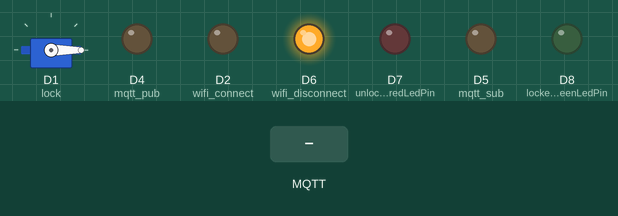
A sketch run on a simulated ESP8266 (NodeMCU). Shown: servo, output pins drawn as LEDs (lit = HIGH). Inputs (shaded band) come from the test bench. WiFi joins after 1.5 s; servers stay silent unless stated; a WiFi scan finds three made-up networks; random numbers use the default seed unless the sketch sets one; no MQTT or app messages arrive unless stated; what the sketch prints to the serial monitor is not drawn.

Above: at 8.4 s.
8.5 s: MQTT message "lock" arrives on the first subscribed topic
At 10.6 s:
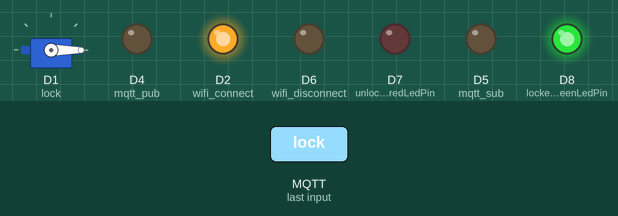
11.5 s: MQTT message "unlock" arrives on the first subscribed topic
At 12.9 s:
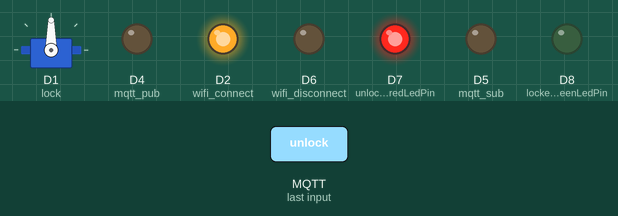
14.0 s: MQTT message "1" arrives on the first subscribed topic
At 14.4 s:
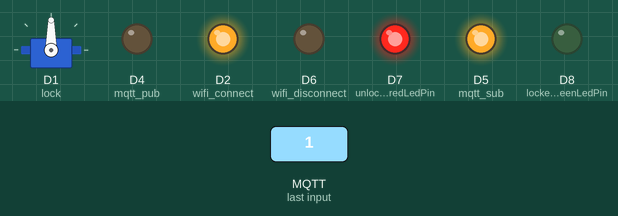
16.0 s: MQTT message "lock" arrives on the second subscribed topic
At 16.9 s:
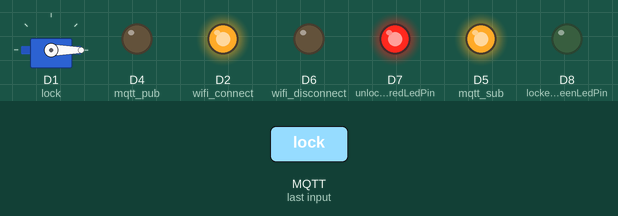
18.5 s: MQTT message "unlock" arrives on the second subscribed topic
At 18.9 s:
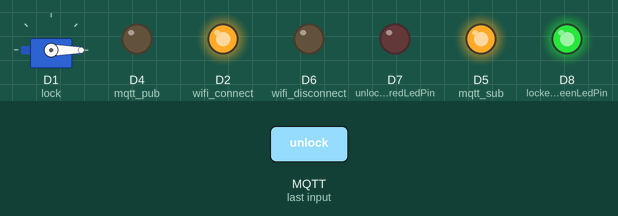
Timing chart, 0 to 21.8 s (numbered marks = the images above; inputs shaded):
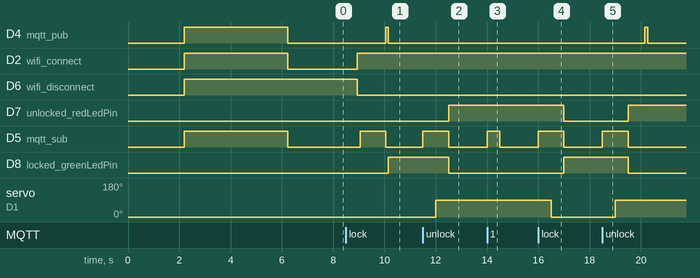

The sketch:

V-0-10.ino
```cpp
// 🔴 Board Select: NodeMCU 1.0 (ESP-12E Module)

#include <ESP8266WiFi.h>
#include <Servo.h>
#include <PubSubClient.h>
#include <ArduinoJson.h>
#include <WiFiUdp.h>


// === GPIO Pins ===
const int wifi_connect = 4;   // D2
const int wifi_disconnect = 12; // D6
const int mqtt_pub = 2;       // D4
const int mqtt_sub = 14;      // D5

//IMEI: 866104021507291

// === Wi-Fi Credentials ===
//const char* ssid = "AvaPardaz";
//const char* password = "00148615501371";

const char* ssid = "Galaxy A30sD1CD";
const char* password = "dtjp9767";

// === MQTT Settings ===
const char* mqtt_server = "46.62.161.208";
const int mqtt_port = 1883;
unsigned long publishInterval = 10000; // 10 seconds
unsigned long KEEPALIVE_TIME = 120;

const String IMEI = "00000002"; // or "0001" for the second board
String clientId = "ESP8266Client-" + IMEI; // ID should be 1 or 2

String status_topic_pub = "truck/" + IMEI + "/status";
String rfid_topic_pub = "truck/" + IMEI + "/rfid";

String command_lock_sub = "truck/" + IMEI + "/command/lock";
String command_config_sub = "truck/" + IMEI + "/command/config";

WiFiClient espClient;
PubSubClient client(espClient);
Servo lock;

// === GPS Waypoints ===
struct Waypoint {
  float lat;
  float lon;
};

Waypoint gpsWaypoints[] = {
  {35.76806173848087, 51.472052385284385},
  {35.776215087404076, 51.47687022102022},
  {35.78583656563752,  51.496075477693886},
  {35.77133987830734,  51.55277661222864},
  {35.74344126742332,  51.60691473941928},
  {35.7318862633797,   51.65330033204657},
  {35.75754248811002,  51.695968502049816},
  {35.74865194556357,  51.7390510916154},
  {35.74444296101705,  51.78625999255578},
  {35.733611261589814, 51.814824413343544},
  {35.72882044155193,  51.82530635818381}
};
const int totalWaypoints = sizeof(gpsWaypoints) / sizeof(gpsWaypoints[0]);

unsigned long lastPublishTime = 0;
int currentWaypointIndex = 0;
int msg_counter = 0;
float traveledDist = 0.0;
float totalTraveledDist = 0.0;
float _speed = 0.00;
int distanceToGeo = 0;

// === Pin Assignments ===
const int locked_greenLedPin = D8;  // Green LED for LOCK
const int unlocked_redLedPin = D7;    // Red LED for UNLOCK

// === Status Variables ===
String lock_status = "unlock";  // Initial state

String* scan_available_networks(int& count) {
  Serial.println("Scanning for available WiFi networks...");

  count = WiFi.scanNetworks();
  Serial.println("Scan complete");

  if (count <= 0) {
    Serial.println("No networks found");
    return nullptr;
  }

  String* ssidList = new String[count];

  for (int i = 0; i < count; ++i) {
    ssidList[i] = WiFi.SSID(i);

    Serial.print(i + 1);
    Serial.print(": ");
    Serial.print(ssidList[i]);
    Serial.print(" RSSI: (");
    Serial.print(WiFi.RSSI(i));
    Serial.print(") MAC:");
    Serial.print(WiFi.BSSIDstr(i));
    Serial.println((WiFi.encryptionType(i) == ENC_TYPE_NONE) ? " Unsecured" : " Secured");
    delay(10);
  }

  Serial.println();
  return ssidList;
}

void connect_to_wifi(){
  //  Try connecting to WiFi
  Serial.printf("\nConnecting to %s\n", ssid);
  WiFi.begin(ssid, password);

  int maxAttempts = 20;
  while (WiFi.status() != WL_CONNECTED && maxAttempts-- > 0) {
    delay(500);
    Serial.print(".");
  }

  if (WiFi.status() == WL_CONNECTED) {
    Serial.println("\nWiFi connected!");
    Serial.print("IP address: ");
    Serial.println(WiFi.localIP());
    // 🌐 Test internet access
    WiFiClient client;
    const char* host = "google.com"; // You can also try "google.com"

    Serial.print("Connecting to ");
    Serial.println(host);

    if (client.connect(host, 80)) {
      Serial.println("Internet access OK! 🟢");
      digitalWrite(wifi_connect, HIGH);
      digitalWrite(wifi_disconnect, LOW);
      client.stop();
    } else {
      Serial.println("Cannot reach host. Internet access might be down. 🔴");
      digitalWrite(wifi_connect, LOW);
      digitalWrite(wifi_disconnect, HIGH);
    }

  } else {
    Serial.println("\nFailed to connect to WiFi");
  }
}

bool isSSIDAvailable(const char* ssid, String* networks, int networkCount) {
  for (int i = 0; i < networkCount; ++i) {
    if (String(ssid) == networks[i]) {
      Serial.printf("Found '%s' in the available networks\n", ssid);
      return true;
    }
  }

  Serial.printf("'%s' is not available\n", ssid);
  return false;
}

// === MQTT Callback ===
void callback(char* topic, byte* payload, unsigned int length) {
  Serial.print("Message arrived on topic: ");
  Serial.println(topic);

  String message;
  for (unsigned int i = 0; i < length; i++) {
    message += (char)payload[i];
  }

  Serial.print("Payload: ");
  Serial.println(message);

  // Flash mqtt_sub LED
  digitalWrite(mqtt_sub, HIGH);
  delay(500);
  digitalWrite(mqtt_sub, LOW);

  // Optional: control servo with message
  if (message == "lock") {
    digitalWrite(mqtt_sub, HIGH);
    lock_status = "lock";
    lock.write(0);
    delay(500);
  } else if (message == "unlock") {
    digitalWrite(mqtt_sub, HIGH);
    lock_status = "unlock";
    lock.write(90);
    delay(500);
  }
  digitalWrite(mqtt_sub, LOW);
}

// === MQTT Connection ===
void connect_to_MQTT() {
  client.setServer(mqtt_server, mqtt_port);
  client.setCallback(callback);
  client.setKeepAlive(KEEPALIVE_TIME);  // 🔴

  while (!client.connected()) {
    Serial.print("Connecting to MQTT broker...");
    if (client.connect(clientId.c_str())) {
      Serial.println("connected!");
      Serial.println(client.connect(clientId.c_str()));
      Serial.println(clientId.c_str());
      client.subscribe(command_lock_sub.c_str());
      client.subscribe(command_config_sub.c_str());
      Serial.printf("Subscribed to: %s\n", command_lock_sub);
      Serial.printf("Subscribed to: %s\n", command_config_sub);
    } else {
      Serial.print("failed, rc=");
      Serial.print(client.state());
      Serial.println(" retrying in 5 seconds");
      delay(5000);
    }
  }
}

String get_time() {
//  DateTime now = rtc.now();
//  char buf[9]; // hh:mm:ss
//  sprintf(buf, "%02d,%02d,%02d", now.hour(), now.minute(), now.second());
//  String current_time(buf);
//  Serial.println("Time: " + current_time);
//  return current_time;
    return "13,05,20";
}


String create_status_msg(String lat, String lon,  String _lock_status, int counter){

  String current_time = get_time();
  int gpsSourceProfile = random(10);
  String gpsSource = "G";
  if (gpsSourceProfile <= 2){
    gpsSource = "B";
  }
  String battery_level = "7";
  String temperature = "32";
  String _RSSI = "31";
  String is_Queued = "0";
  String lock_state = "U";
  int traveledDist_numberic = random(100, 1000);
  String traveledDist = String(traveledDist_numberic) + "." + String(random(0, 10));
  String totalTraveledDist = String(traveledDist_numberic + 50) + "." + String(random(0, 10));

  String _speed = String(random(0, 160)) + "." + String(random(0, 10));
  String isInGeo = "N";
  String distanceToGeo = String(random(1000, 100000));


  if (_lock_status == "unlock"){
    lock_state = "U";
  }
  else{
    lock_state = "L";
  }

  return "{" + current_time + "," + lat + "," + lon + "," + gpsSource + "," + traveledDist + "," + totalTraveledDist + "," + _speed + "," +
         battery_level + "," + lock_state + "," + temperature + "," + _RSSI + "," + String(counter) + "," + is_Queued + "," + isInGeo + "," + distanceToGeo + "}";
}

String create_rfid_msg(String lat, String lon, String alt, int counter) {
  String current_time = get_time();
  String rfid_serial = "100100100200";
  String action_Request = "U";

  return "{" + current_time + "," + lat + "," + lon + "," + alt + "," +
         rfid_serial + "," + action_Request + "}";
}


void setup() {
  Serial.begin(115200);
  delay(100);

  pinMode(wifi_connect, OUTPUT);
  pinMode(wifi_disconnect, OUTPUT);
  pinMode(mqtt_pub, OUTPUT);
  pinMode(mqtt_sub, OUTPUT);
  pinMode(locked_greenLedPin, OUTPUT);
  pinMode(unlocked_redLedPin, OUTPUT);

  WiFi.mode(WIFI_STA);
  WiFi.disconnect();  // Start fresh
  delay(100);


  int networkCount = WiFi.scanNetworks();

  digitalWrite(wifi_connect, HIGH);
  digitalWrite(wifi_disconnect, HIGH);
  digitalWrite(mqtt_pub, HIGH);
  digitalWrite(mqtt_sub, HIGH);
  delay(2000);

  String* networks = scan_available_networks(networkCount);

  digitalWrite(wifi_connect, LOW);
  digitalWrite(wifi_disconnect, LOW);
  digitalWrite(mqtt_pub, LOW);
  digitalWrite(mqtt_sub, LOW);

  if (isSSIDAvailable(ssid, networks, networkCount)) {
    connect_to_wifi();
  } else {
    digitalWrite(wifi_connect, LOW);
    digitalWrite(wifi_disconnect, HIGH);
    Serial.printf("Could not connect, The '%s' network does not exists in the available networks\n", ssid);
    Serial.println("Please check the SSID or move closer to the access point.");
  }

  lock.attach(5);  // attaches the servo on GIO5 D1 to the servo object
  lock.write(0);
  delay(1000);
}

void loop() {
  // Reconnect WiFi if needed
  if (WiFi.status() != WL_CONNECTED) {
    digitalWrite(wifi_connect, LOW);
    digitalWrite(wifi_disconnect, HIGH);
    Serial.println("WiFi lost! Reconnecting...");
    connect_to_wifi();
    return;
  }

  // Maintain MQTT connection
  if (!client.connected()) {
    connect_to_MQTT();
  }

  client.loop();

  // Publish GPS data every 10 seconds
  if (millis() - lastPublishTime >= publishInterval && client.connected()) {
    if (currentWaypointIndex < totalWaypoints) {
      StaticJsonDocument<128> doc;
      String lat = String(gpsWaypoints[currentWaypointIndex].lat, 10);
      String lon = String(gpsWaypoints[currentWaypointIndex].lon, 10);

      String payloadStr = create_status_msg(lat, lon, lock_status, msg_counter);
      char payload[128];
      payloadStr.toCharArray(payload, sizeof(payload));
      client.publish(status_topic_pub.c_str(), payload);

      Serial.print("Published Status ");
      Serial.print(msg_counter + 1);
      Serial.print(": ");
      Serial.println(payload);

      digitalWrite(mqtt_pub, HIGH);
      delay(100);
      digitalWrite(mqtt_pub, LOW);

      currentWaypointIndex++;
      lastPublishTime = millis();
      if (currentWaypointIndex >= totalWaypoints){
        currentWaypointIndex = 0;
      }
    }
    msg_counter++;
  }

  // Control LEDs based on lock_status
  if (lock_status == "lock") {
    digitalWrite(locked_greenLedPin, HIGH);  // Green ON
    digitalWrite(unlocked_redLedPin, LOW);     // Red OFF
  } else if (lock_status == "unlock") {
    digitalWrite(locked_greenLedPin, LOW);   // Green OFF
    digitalWrite(unlocked_redLedPin, HIGH);    // Red ON
  }

}
```

Measured:
- after the input at 8.5 s, D5 (mqtt_sub): LOW → HIGH after 0.55 s, → LOW 1.0 s later; D8 (locked_greenLedPin): LOW → HIGH after 1.7 s
- after the input at 11.5 s, D7 (unlocked_redLedPin): LOW → HIGH after 1.0 s; D5 (mqtt_sub): LOW → HIGH at once, → LOW 1.0 s later; D8 (locked_greenLedPin): HIGH → LOW after 1.0 s; servo on D1 (lock): 0° → 90° after 0.50 s
- after the input at 14.0 s, D5 (mqtt_sub): LOW → HIGH at once, → LOW 0.50 s later
- after the input at 16.0 s, D7 (unlocked_redLedPin): HIGH → LOW after 1.0 s; D5 (mqtt_sub): LOW → HIGH at once, → LOW 1.0 s later; D8 (locked_greenLedPin): LOW → HIGH after 1.0 s; servo on D1 (lock): 90° → 0° after 0.50 s
- after the input at 18.5 s, D7 (unlocked_redLedPin): LOW → HIGH after 1.0 s; D5 (mqtt_sub): LOW → HIGH at once, → LOW 1.0 s later; D8 (locked_greenLedPin): HIGH → LOW after 1.0 s; servo on D1 (lock): 0° → 90° after 0.50 s
